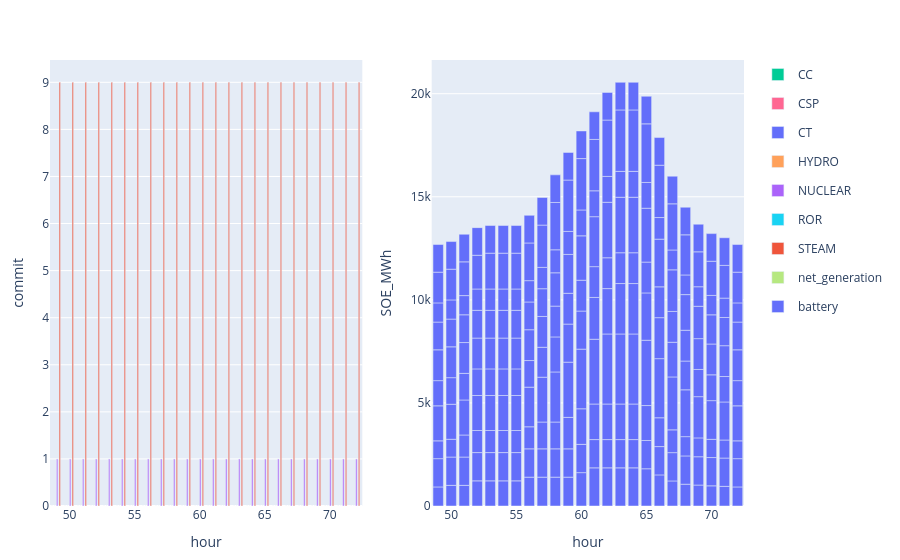

The notebook cell this image was saved under:
### Code cell
to_plot = commit_uc[(commit_uc.configuration .== config_1) .&  (commit_uc.day .== day_),:] 
p1 = plot(to_plot, x = :hour, y = :commit,  kind = "bar", color = :resource, stackgroup = 1) #Layout(barmode="stack"))

to_plot = s_uc.storage[(s_uc.storage.configuration .== config_1) .&  (s_uc.storage.day .== day_),:]
p2 = plot(to_plot, x = :hour , y = :SOE_MWh, color = :resource, kind = "bar", Layout(barmode="stack")) 
[p1 p2]

### Figure 1 — Plotly figure (JSON) as saved in the notebook; plotly's stock layout.template omitted (floating-point values rounded to 4 significant figures; data arrays with more than 128 entries replaced by an {"elided": "..."} marker saying what was removed)
{"data": [{"legendgroup": "CC", "marker": {"color": "#00cc96"}, "name": "CC", "showlegend": true, "stackgroup": 1, "type": "bar", "x": [49, 50, 51, 52, 53, 54, 55, 56, 57, 58, 59, 60, 61, 62, 63, 64, 65, 66, 67, 68, 69, 70, 71, 72], "xaxis": "x1", "y": [0, 0, 0, 0, 0, 0, 0, 0, 0, 0, 0, 0, 0, 0, 0, 0, 0, 0, 0, 0, 0, 0, 0, 0], "yaxis": "y1"}, {"legendgroup": "CSP", "marker": {"color": "#FF6692"}, "name": "CSP", "showlegend": true, "stackgroup": 1, "type": "bar", "x": [49, 50, 51, 52, 53, 54, 55, 56, 57, 58, 59, 60, 61, 62, 63, 64, 65, 66, 67, 68, 69, 70, 71, 72], "xaxis": "x1", "y": [null, null, null, null, null, null, null, null, null, null, null, null, null, null, null, null, null, null, null, null, null, null, null, null], "yaxis": "y1"}, {"legendgroup": "CT", "marker": {"color": "#636efa"}, "name": "CT", "showlegend": true, "stackgroup": 1, "type": "bar", "x": [49, 50, 51, 52, 53, 54, 55, 56, 57, 58, 59, 60, 61, 62, 63, 64, 65, 66, 67, 68, 69, 70, 71, 72], "xaxis": "x1", "y": [0, 0, 0, 0, 0, 0, 0, 0, 0, 0, 0, 0, 0, 0, 0, 0, 0, 0, 0, 0, 0, 0, 0, 0], "yaxis": "y1"}, {"legendgroup": "HYDRO", "marker": {"color": "#FFA15A"}, "name": "HYDRO", "showlegend": true, "stackgroup": 1, "type": "bar", "x": [49, 50, 51, 52, 53, 54, 55, 56, 57, 58, 59, 60, 61, 62, 63, 64, 65, 66, 67, 68, 69, 70, 71, 72], "xaxis": "x1", "y": [null, null, null, null, null, null, null, null, null, null, null, null, null, null, null, null, null, null, null, null, null, null, null, null], "yaxis": "y1"}, {"legendgroup": "NUCLEAR", "marker": {"color": "#ab63fa"}, "name": "NUCLEAR", "showlegend": true, "stackgroup": 1, "type": "bar", "x": [49, 50, 51, 52, 53, 54, 55, 56, 57, 58, 59, 60, 61, 62, 63, 64, 65, 66, 67, 68, 69, 70, 71, 72], "xaxis": "x1", "y": [1, 1, 1, 1, 1, 1, 1, 1, 1, 1, 1, 1, 1, 1, 1, 1, 1, 1, 1, 1, 1, 1, 1, 1], "yaxis": "y1"}, {"legendgroup": "ROR", "marker": {"color": "#19d3f3"}, "name": "ROR", "showlegend": true, "stackgroup": 1, "type": "bar", "x": [49, 50, 51, 52, 53, 54, 55, 56, 57, 58, 59, 60, 61, 62, 63, 64, 65, 66, 67, 68, 69, 70, 71, 72], "xaxis": "x1", "y": [null, null, null, null, null, null, null, null, null, null, null, null, null, null, null, null, null, null, null, null, null, null, null, null], "yaxis": "y1"}, {"legendgroup": "STEAM", "marker": {"color": "#EF553B"}, "name": "STEAM", "showlegend": true, "stackgroup": 1, "type": "bar", "x": [49, 50, 51, 52, 53, 54, 55, 56, 57, 58, 59, 60, 61, 62, 63, 64, 65, 66, 67, 68, 69, 70, 71, 72], "xaxis": "x1", "y": [9, 9, 9, 9, 9, 9, 9, 9, 9, 9, 9, 9, 9, 9, 9, 9, 9, 9, 9, 9, 9, 9, 9, 9], "yaxis": "y1"}, {"legendgroup": "net_generation", "marker": {"color": "#B6E880"}, "name": "net_generation", "showlegend": true, "stackgroup": 1, "type": "bar", "x": [49, 50, 51, 52, 53, 54, 55, 56, 57, 58, 59, 60, 61, 62, 63, 64, 65, 66, 67, 68, 69, 70, 71, 72], "xaxis": "x1", "y": [null, null, null, null, null, null, null, null, null, null, null, null, null, null, null, null, null, null, null, null, null, null, null, null], "yaxis": "y1"}, {"legendgroup": "battery", "marker": {"color": "#636efa"}, "name": "battery", "showlegend": true, "type": "bar", "x": {"elided": "240 int values"}, "xaxis": "x2", "y": {"elided": "240 float values"}, "yaxis": "y2"}], "layout": {"margin": {"b": 50, "l": 50, "r": 50, "t": 60}, "xaxis1": {"anchor": "y1", "domain": [0, 0.45], "title": {"text": "hour"}}, "xaxis2": {"anchor": "y2", "domain": [0.55, 1], "title": {"text": "hour"}}, "yaxis1": {"anchor": "x1", "domain": [0, 1], "title": {"text": "commit"}}, "yaxis2": {"anchor": "x2", "domain": [0, 1], "title": {"text": "SOE_MWh"}}}}
